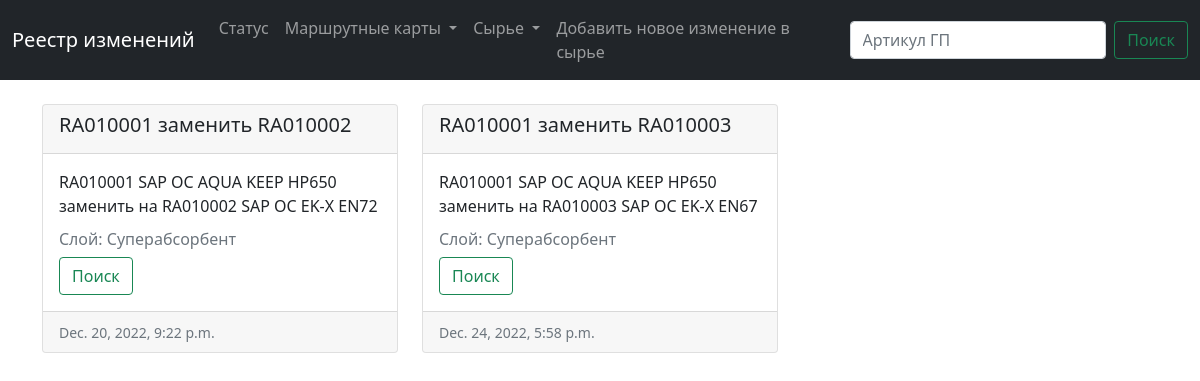
The page / on the database its author committed.
### main/models.py (models this page shows, shortened)
class Change (models.Model):
    raw_current = models.ForeignKey(Raw, blank=True, null=True, on_delete=models.CASCADE, related_name='raw_current')
    raw_new = models.ForeignKey(Raw, blank=True, null=True, on_delete=models.CASCADE, related_name='raw_new')
    created_date = models.DateTimeField(default=timezone.now)  # когда была создана заявка

class Raw (models.Model):
    num = models.CharField(max_length=200)  # артикул сырья
    name = models.CharField(max_length=200)  # наименование
    layer = models.CharField(max_length=200)  # навзвание слоя на русском

### main/views.py (the view)
# urls.py: path('', views.status, name='status'),
def status(request):
    changes = Change.objects.all()
    raws = Raw.objects.all()
    return render(request, 'main/status.html',{'changes': changes,'raws': raws})

### main/templates/main/status.html (shortened to what this page needs)
{% extends 'main/base.html' %}
{% block content%}
    <div class="container">
        <br>
        <div class="row row-cols-1 row-cols-md-3 g-4">
            {% for change in changes %}
                <div class="col">
                    <div class="card">
                        <div class="card-header">
                          <h5>{{ change.raw_current.num }} заменить {{ change.raw_new.num }}</h5>
                          </div>
                        <div class="card-body">
                            <p class="card-text">{{ change.raw_current.num }} {{ change.raw_current.name }} заменить на {{ change.raw_new.num }} {{change.raw_new.name }}
                                <h6 class="card-subtitle mb-2 text-muted">Слой: {{change.raw_current.layer}}</h6>
                            <form class="d-flex" method="POST" action=" {% url 'gen' change.id %} ">
                                <button class="btn btn-outline-success" type="submit">Поиск</button>
                            </form>
                        </div>
                        <div class="card-footer">
                            <small class="text-muted">{{change.created_date}}</small>
                        </div>
                    </div>
                </div>
            {% endfor %}
        </div>
{% endblock %}

### rows shown on the page
Change: raw_current.num "RA010001", raw_new.num "RA010002", raw_current.name "SAP OC AQUA KEEP HP650", raw_new.name "SAP OC EK-X EN72", raw_current.layer "Суперабсорбент", created_date "Dec. 20, 2022, 9:22 p.m."
Change: raw_current.num "RA010001", raw_new.num "RA010003", raw_current.name "SAP OC AQUA KEEP HP650", raw_new.name "SAP OC EK-X EN67", raw_current.layer "Суперабсорбент", created_date "Dec. 24, 2022, 5:58 p.m."
